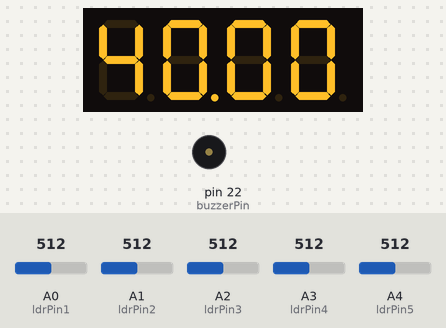
Recording of a sketch running on a simulated Arduino Mega 2560, built with avr-gcc and run on an emulated ATmega2560. On the bench: 4-digit seven-segment display, buzzer (waves = sounding). The inputs (shaded band) are chosen by the test bench; at power-on: A0 (ldrPin1) = 512, A1 (ldrPin2) = 512, A2 (ldrPin3) = 512, A3 (ldrPin4) = 512, A4 (ldrPin5) = 512.

Above: at 0.4 s.
At 1.9 s:
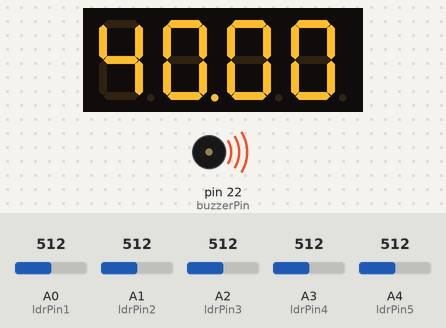
At 20.5 s:
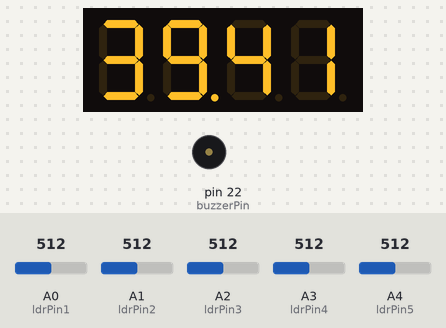
At 38.5 s:
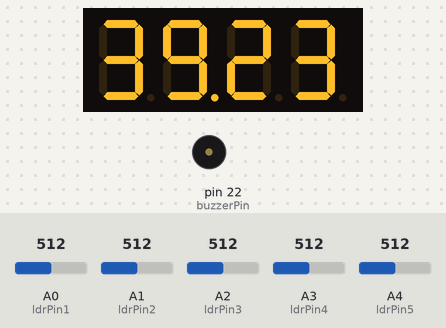
Timing chart, 0 to 40.0 s (numbered marks = the images above):
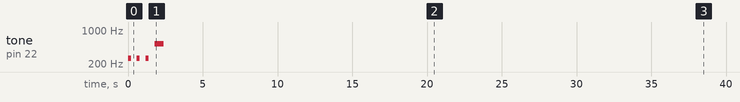

The sketch:

intro_countdown.ino
```cpp
#define numberOfSeconds(_time_) ((_time_ / 1000) % 60)
#define numberOfMinutes(_time_) (((_time_ / 1000) / 60) % 60)

#include "SevSeg.h"
#include "pitches_h.h"
// melodies from https://www.hackster.io/dennis-v/buzz-wire-deluxe-650cbc

SevSeg sevseg;

//time limit in milliseconds (40 minutes = 1000x60x40)
unsigned long timeLimit = 2400000;
bool gameStart = false; // changes value once all badges are lifted off / placed on the LDR sensors
bool finished = false;
const int buzzerPin = 22;
const int ldrPin1 = A0;
const int ldrPin2 = A1;
const int ldrPin3 = A2;
const int ldrPin4 = A3;
const int ldrPin5 = A4;
int ldrValue1 = 0;
int ldrValue2 = 0;
int ldrValue3 = 0;
int ldrValue4 = 0;
int ldrValue5 = 0;
unsigned long stopTime = timeLimit;

void setup() {
  pinMode(buzzerPin,OUTPUT);

 // SevSeg library
  byte numDigits = 4;
  byte digitPins[] = {10, 11, 12, 13};
  byte segmentPins[] = {2,3,4,5,6,7,8,9};

  bool resistorsOnSegments = false;
  byte hardwareConfig = COMMON_CATHODE;
  bool updateWithDelays = false;
  bool leadingZeros = true;
  bool disableDecPoint = false;

  sevseg.begin(hardwareConfig, numDigits, digitPins, segmentPins, resistorsOnSegments,
  updateWithDelays, leadingZeros, disableDecPoint);
  sevseg.setBrightness(90);

  Serial.begin(9600);
}


  // play the level start melody
void melodyLevelStart() {
  tone(buzzerPin, NOTE_C4, 200);
  delay(600);
  tone(buzzerPin, NOTE_C4, 200);
  delay(600);
  tone(buzzerPin, NOTE_C4, 200);
  delay(600);
  tone(buzzerPin, NOTE_C5);
  delay(600);
  noTone(buzzerPin);
}

// play the level finished melody
void melodyLevelFinished() {
  tone(buzzerPin, NOTE_C4);
  delay(300);
  tone(buzzerPin, NOTE_D4);
  delay(300);
  tone(buzzerPin, NOTE_E4);
  delay(300);
  tone(buzzerPin, NOTE_F4);
  delay(300);
  tone(buzzerPin, NOTE_G4);
  delay(300);
  noTone(buzzerPin);
}

// play the wire touched melody
void melodyLevelWireTouched() {
  tone(buzzerPin, NOTE_A4);
  delay(300);
  tone(buzzerPin, NOTE_GS4);
  delay(300);
  tone(buzzerPin, NOTE_G4);
  delay(1000);
  noTone(buzzerPin);
}

// play the game over melody
void melodyLevelGameOver() {
  tone(buzzerPin, NOTE_A4);
  delay(300);
  tone(buzzerPin, NOTE_GS4);
  delay(300);
  tone(buzzerPin, NOTE_G4);
  delay(300);
  tone(buzzerPin, NOTE_FS4);
  delay(300);
  tone(buzzerPin, NOTE_F4);
  delay(300);
  tone(buzzerPin, NOTE_E4);
  delay(300);
  tone(buzzerPin, NOTE_DS4);
  delay(300);
  tone(buzzerPin, NOTE_D4);
  delay(300);
  tone(buzzerPin, NOTE_CS4);
  delay(300);
  tone(buzzerPin, NOTE_C4);
  delay(1000);
  noTone(buzzerPin);
}

// play the champion melody
void melodyChampion() {
  tone(buzzerPin, NOTE_F4);
  delay(300);
  tone(buzzerPin, NOTE_A4);
  delay(300);
  tone(buzzerPin, NOTE_C5);
  delay(200);
  noTone(buzzerPin);
  delay(100);
  tone(buzzerPin, NOTE_A4);
  delay(100);
  tone(buzzerPin, NOTE_C5);
  delay(300);
  noTone(buzzerPin);
}

void loop() {

  if (gameStart == false) {

    // if game has not started yet
    sevseg.setNumber(4000,2);
    sevseg.refreshDisplay();

    // check sensor data
    ldrValue1 = analogRead(ldrPin1);
    ldrValue2 = analogRead(ldrPin2);
    ldrValue3 = analogRead(ldrPin3);
    ldrValue4 = analogRead(ldrPin4);
    ldrValue5 = analogRead(ldrPin5);

    // if all sensor values above threshold --> set gameStart to true
    if (ldrValue1>50 && ldrValue2>50 && ldrValue3>50 && ldrValue4>50 && ldrValue5>50) {
      melodyLevelStart();
      gameStart = true;
      // buzzer noise: tone(pinNr, frequency, duration)
      //tone(buzzerPin, 500, 100);
    }

  }

  // if game has started
  if (gameStart == true) {
    // Calculate time remaining
    unsigned long startTime = millis();
    unsigned long timeRemaining = timeLimit - millis() + startTime;


    while(timeRemaining > 0 && finished==false) {
      // for displaying in mm.ss format
      int seconds = numberOfSeconds(timeRemaining);
      int minutes = numberOfMinutes(timeRemaining);
      int time = minutes*100 + seconds;
      sevseg.setNumber(time,2);
      sevseg.refreshDisplay();

      // update time remaining
      timeRemaining = timeLimit - millis() + startTime;

      // check sensor data
      ldrValue1 = analogRead(ldrPin1);
      ldrValue2 = analogRead(ldrPin2);
      ldrValue3 = analogRead(ldrPin3);
      ldrValue4 = analogRead(ldrPin4);
      ldrValue5 = analogRead(ldrPin5);

      if (ldrValue1<50 && ldrValue2<50 && ldrValue3<50 && ldrValue4<50 && ldrValue5<50) {
        // buzzer noise: tone(pinNr, frequency, duration)
        stopTime = time;
        finished = true;
        melodyChampion();
        break;
      }
    }

    if(finished==true) {
      sevseg.setNumber(stopTime,2);
      sevseg.refreshDisplay();
    }

  }


}
```

pitches_h.h
```cpp
/*************************************************
 * Public Constants
 *************************************************/

#define NOTE_B0  31
#define NOTE_C1  33
#define NOTE_CS1 35
#define NOTE_D1  37
#define NOTE_DS1 39
#define NOTE_E1  41
#define NOTE_F1  44
#define NOTE_FS1 46
#define NOTE_G1  49
#define NOTE_GS1 52
#define NOTE_A1  55
#define NOTE_AS1 58
#define NOTE_B1  62
#define NOTE_C2  65
#define NOTE_CS2 69
#define NOTE_D2  73
#define NOTE_DS2 78
#define NOTE_E2  82
#define NOTE_F2  87
#define NOTE_FS2 93
#define NOTE_G2  98
#define NOTE_GS2 104
#define NOTE_A2  110
#define NOTE_AS2 117
#define NOTE_B2  123
#define NOTE_C3  131
#define NOTE_CS3 139
#define NOTE_D3  147
#define NOTE_DS3 156
#define NOTE_E3  165
#define NOTE_F3  175
#define NOTE_FS3 185
#define NOTE_G3  196
#define NOTE_GS3 208
#define NOTE_A3  220
#define NOTE_AS3 233
#define NOTE_B3  247
#define NOTE_C4  262
#define NOTE_CS4 277
#define NOTE_D4  294
#define NOTE_DS4 311
#define NOTE_E4  330
#define NOTE_F4  349
#define NOTE_FS4 370
#define NOTE_G4  392
#define NOTE_GS4 415
#define NOTE_A4  440
#define NOTE_AS4 466
#define NOTE_B4  494
#define NOTE_C5  523
#define NOTE_CS5 554
#define NOTE_D5  587
#define NOTE_DS5 622
#define NOTE_E5  659
#define NOTE_F5  698
#define NOTE_FS5 740
#define NOTE_G5  784
#define NOTE_GS5 831
#define NOTE_A5  880
#define NOTE_AS5 932
#define NOTE_B5  988
#define NOTE_C6  1047
#define NOTE_CS6 1109
#define NOTE_D6  1175
#define NOTE_DS6 1245
#define NOTE_E6  1319
#define NOTE_F6  1397
#define NOTE_FS6 1480
#define NOTE_G6  1568
#define NOTE_GS6 1661
#define NOTE_A6  1760
#define NOTE_AS6 1865
#define NOTE_B6  1976
#define NOTE_C7  2093
#define NOTE_CS7 2217
#define NOTE_D7  2349
#define NOTE_DS7 2489
#define NOTE_E7  2637
#define NOTE_F7  2794
#define NOTE_FS7 2960
#define NOTE_G7  3136
#define NOTE_GS7 3322
#define NOTE_A7  3520
#define NOTE_AS7 3729
#define NOTE_B7  3951
#define NOTE_C8  4186
#define NOTE_CS8 4435
#define NOTE_D8  4699
#define NOTE_DS8 4978
```

Measured:
- by itself, tone on pin 22 (buzzerPin): plays 262 Hz for 0.20 s, 262 Hz for 0.20 s, 262 Hz for 0.20 s, 523 Hz for 0.60 s
- what the display in image 2 shows lasts 1.0 s, from 20.4 s to 21.4 s
